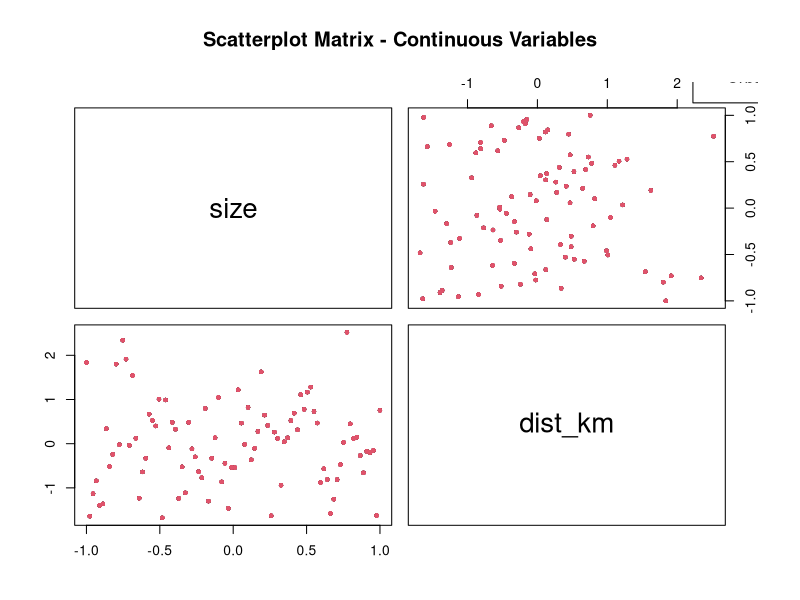
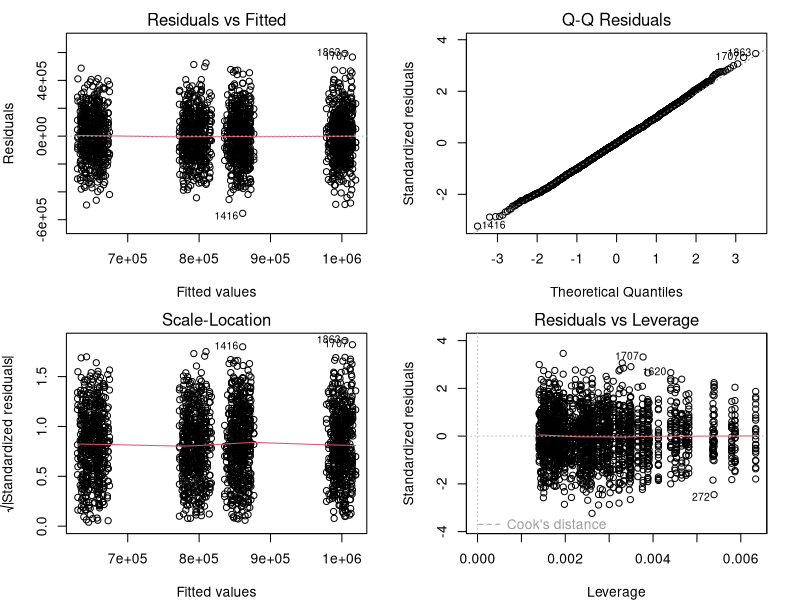
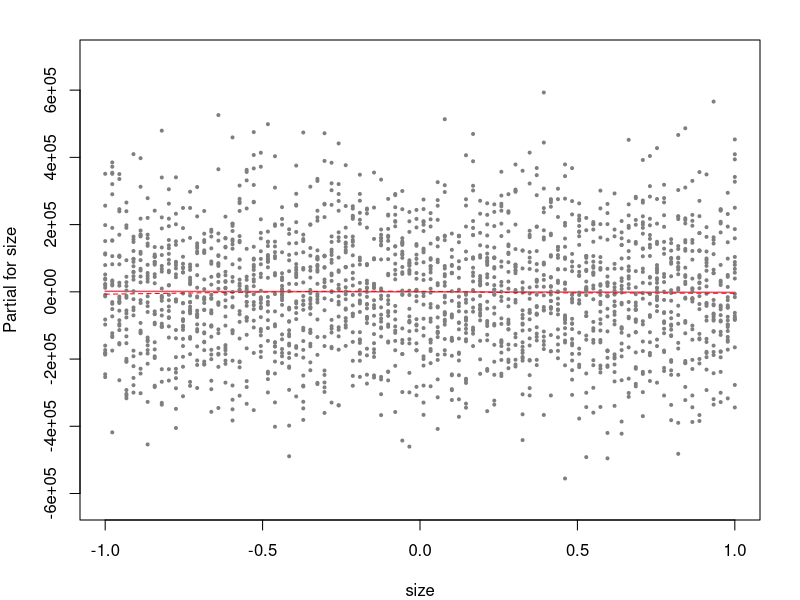
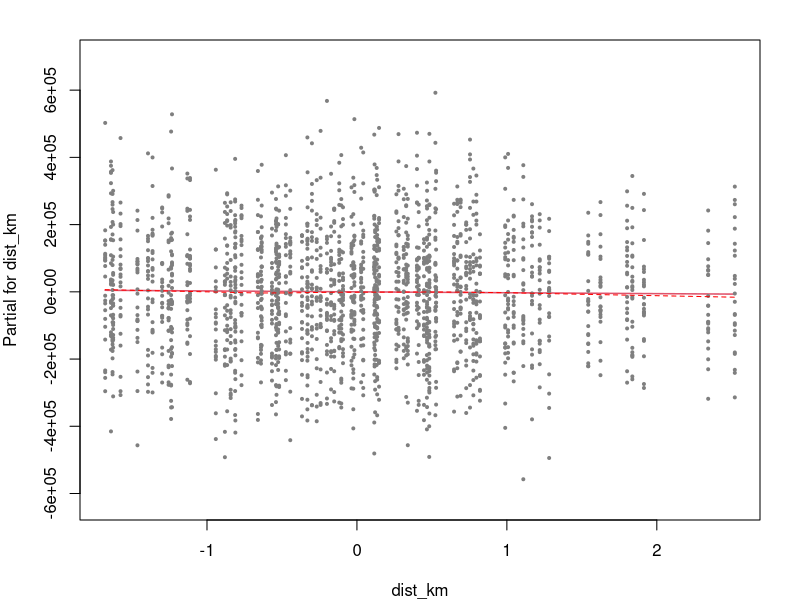
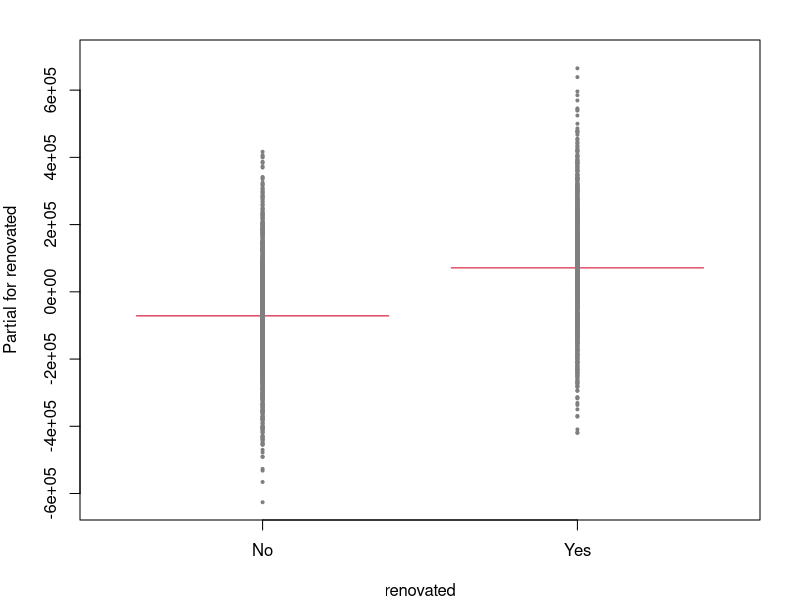
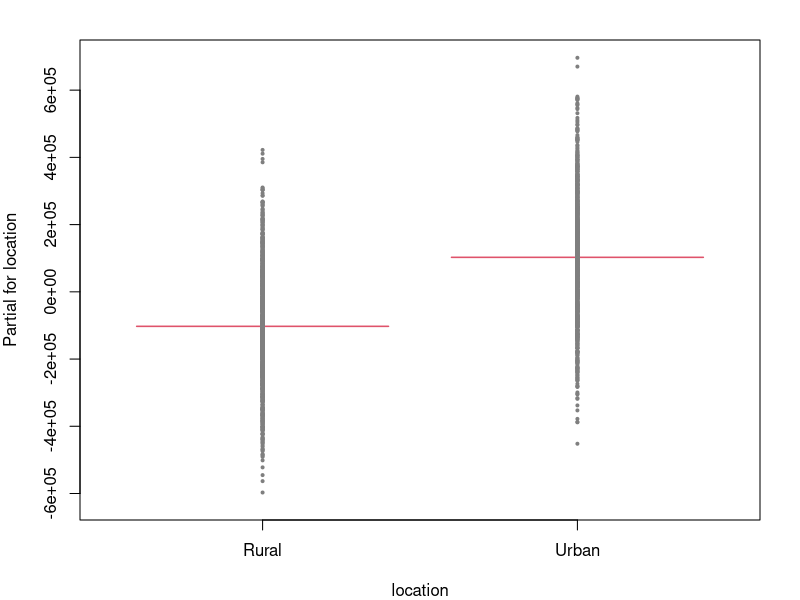

Generate these figures, in order, with R: (Note: this script raises an error after producing the figures.)
## ---- chunk 1
rm(list = ls())
cat("\014")
## ---- chunk 2
set.seed(123)
# ---- True Model Coefficients ----
beta0 <- 650000
beta_size <- 5000
beta_reno <- 150000
beta_urban <- 200000
beta_dist <- -2000
beta_interaction <- 2000
## ---- chunk 3
# use sum contrast to preserve orthogonality
options(contrasts = c("contr.sum", "contr.sum"))
# ---- Create Fully Crossed Orthogonal Design ----
design <- expand.grid(
  size_cat = c("Small", "Medium", "Large"),
  dist_cat = c("Near", "Far"),
  renovated = c("No", "Yes"),
  location = c("Rural", "Urban")
)
# Replicate each cell 90 times
design <- design[rep(1:nrow(design), each = 90), ]
rownames(design) <- NULL
# Verify dimensions and balance
dim(design)
table(design$size_cat, design$dist_cat)
table(design$renovated, design$location)
## ---- chunk 4
n <- nrow(design)

# FIX: Generate continuous variables WITHIN each cell of the factorial design
# so they are balanced (and thus orthogonal) across all factor combinations.
# Strategy: assign a centred sequence within every unique cell, then
# stack them in the same order as the replicated design rows.

# Number of cells and replicates per cell
n_cells <- nrow(expand.grid(
  size_cat = c("Small", "Medium", "Large"),
  dist_cat = c("Near", "Far"),
  renovated = c("No", "Yes"),
  location = c("Rural", "Urban")
))  # = 24
reps_per_cell <- 90

# Within-cell centred sequence (same for every cell → balanced across factors)
within_seq <- seq(-1, 1, length.out = reps_per_cell)  # sums to 0

# size: independent within-cell sequence (identical pattern, different variable)
design$size    <- rep(within_seq, times = n_cells)

# dist_km: Gram-Schmidt orthogonalization against size
# Start with a random base variable, then subtract the projection onto
# within_seq (size) — this guarantees exact zero linear correlation with size
# while producing a realistic-looking continuous variable (not a parabola)
set.seed(7)
base_dist <- rnorm(reps_per_cell)

# Remove the component of base_dist that overlaps with within_seq
base_dist_orth <- base_dist - (sum(base_dist * within_seq) /
                                sum(within_seq * within_seq)) * within_seq

# Mean-centre to ensure orthogonality with intercept
base_dist_orth <- scale(base_dist_orth, center = TRUE, scale = FALSE)[,1]

# Replicate identically across all cells (preserves orthogonality with factors)
design$dist_km <- rep(base_dist_orth, times = n_cells)

# Mean-center globally to guarantee orthogonality with the intercept
design$size    <- scale(design$size,   center = TRUE, scale = FALSE)
design$dist_km <- scale(design$dist_km, center = TRUE, scale = FALSE)

# Sum-coded binary variables (-1 / +1) — orthogonal to intercept by construction
design$renovated_num <- ifelse(design$renovated == "Yes",  1, -1)
design$location_num  <- ifelse(design$location  == "Urban", 1, -1)

# Check
summary(design$size)
summary(design$dist_km)
## ---- chunk 5
# ---- Simulate Response Variable ----

# Step 1: Compute the deterministic signal first (no error)
signal <- beta0 +
          beta_size * design$size +
          beta_reno * (design$renovated == "Yes") +
          beta_urban * (design$location == "Urban") +
          beta_dist * design$dist_km +
          beta_interaction * (design$size * (design$location == "Urban"))

# Step 2: Derive sigma that forces R² = 0.35
# R² = Var(signal) / (Var(signal) + sigma²)
# => sigma² = Var(signal) * (1 - R²) / R²
target_r2 <- 0.35
var_signal <- var(signal)
sigma      <- sqrt(var_signal * (1 - target_r2) / target_r2)
cat("Derived sigma:", round(sigma, 2), "\n")

# Step 3: Add noise with the derived sigma
epsilon      <- rnorm(nrow(design), mean = 0, sd = sigma)
design$price <- signal + epsilon

# Check
summary(design$price)
head(design$price)
## ---- chunk 6
X <- model.matrix(~ size_cat + dist_cat + renovated + location, data = design)
t(X) %*% X
## ---- chunk 7
# ---- Correlation Matrix ----
design_numeric <- data.frame(
  size     = design$size,
  dist_km  = design$dist_km,
  renovated = design$renovated_num,
  location  = design$location_num
)
# Correlation matrix — all off-diagonals should now be exactly 0
round(cor(design_numeric), 10)
## ---- chunk 8
# ---- Continuous variables only in pairs plot ----
pairs(~ size + dist_km,
      data = design_numeric,
      main = "Scatterplot Matrix - Continuous Variables",
      col = as.numeric(design$location),
      pch = 19,
      cex = 0.5)
legend("topright",
       legend = c("Rural", "Urban"),
       col = c(1, 2),
       pch = 19)
## ---- chunk 9
model <- lm(price ~ size + dist_km + renovated + location + size:location,
            data = design)
summary(model)
## ---- chunk 10
# ---- Diagnostic Plots ----
par(mar = c(4, 4, 2, 2))
par(mfrow = c(2, 2))
plot(model)
par(mfrow = c(1, 1))
## ---- chunk 11
# ---- Partial Residual Plots via termplot() ----
# crPlots() does not support interaction terms; termplot() handles them cleanly.
par(mar = c(4, 4, 2, 2))
termplot(model,
         partial.resid = TRUE,
         smooth        = panel.smooth,   # loess smoother overlay
         col.res       = "grey50",
         col.smth      = "red",
         pch           = 19,
         cex           = 0.4,
         ask           = FALSE)
par(mfrow = c(1, 1))
## ---- chunk 12
# Export only the correctly coded columns needed for Python analysis
# Uses renovated_num and location_num (-1/+1 sum coded) instead of raw strings
# dist_km is the mean-centred quadratic version from the orthogonal design
export_data <- data.frame(
  size_cat     = design$size_cat,
  dist_cat     = design$dist_cat,
  renovated    = design$renovated_num,   # sum coded: No=-1, Yes=1
  location     = design$location_num,   # sum coded: Rural=-1, Urban=1
  size         = design$size,
  dist_km      = design$dist_km,
  price        = design$price
)

# Verify before export
cat("dist_km mean:", round(mean(export_data$dist_km), 10), "\n")
cat("dist_km range:", round(range(export_data$dist_km), 4), "\n")
cat("renovated unique:", unique(export_data$renovated), "\n")
cat("location unique:", unique(export_data$location), "\n")

write.csv(export_data, file = "C:/Users/MC/Downloads/hdata_experimental.csv",
          row.names = FALSE)
cat("Dataset exported successfully!")
cat("\nRows:", nrow(export_data))
cat("\nColumns:", ncol(export_data))
